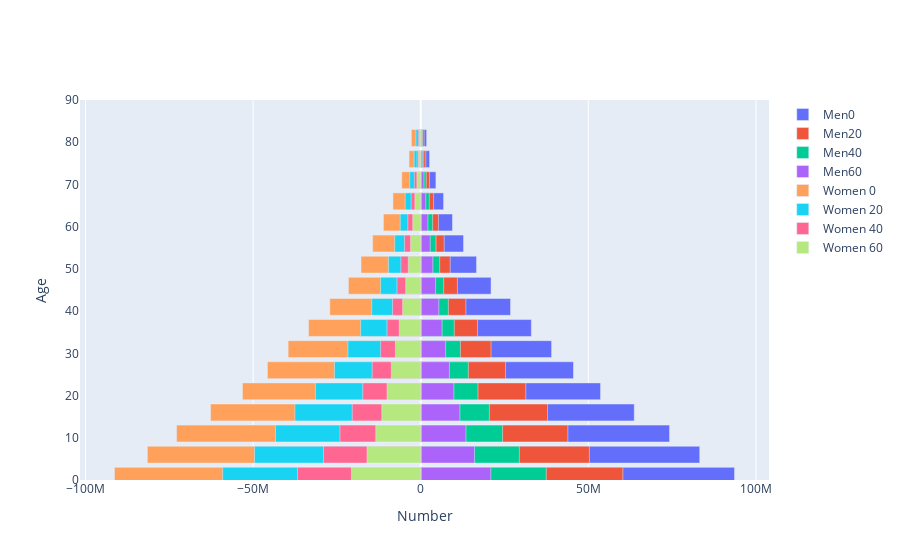

Notebook source saved alongside this figure:
### Code cell
#[#B] Population Pyramid
    #Function that takes a population distributed by age group as a DataFrame and returns a population pyramid

def plot_pyramid(df):
    layout = go.Layout(barmode='overlay',
                       yaxis=go.layout.YAxis(range=[0, 90], title='Age'),
                       xaxis=go.layout.XAxis(title='Number'))
    years = range(0,62,20)
    bins = [go.Bar(x = df.iloc[year,:][1:].filter(regex="male").values,
                   y = [int(s[:2])+1 for s in age_ranges],
                   orientation='h',
                   name='Men till {:d}'.format(2020 -year),
                   hoverinfo='skip'
                   )
            for year in years]
    bins += [go.Bar(x = -df.iloc[year,:][1:].filter(regex="female").values,
                y=[int(s[:2])+1 for s in age_ranges],
                orientation='h',
                name='Women till {:d}'.format(2020 - year),
                hoverinfo='skip',
               )
             for year in years]
    py.iplot(dict(data=bins, layout=layout))

#Plotting the Sub-Saharan Africa Population as a population pyramid 
plot_pyramid(SSA)

### Figure 1 — Plotly figure (JSON) as saved in the notebook; plotly's stock layout.template omitted (floating-point values rounded to 4 significant figures)
{"data": [{"hoverinfo": "skip", "name": "Men0", "orientation": "h", "type": "bar", "x": [93610818, 83227228, 74225310, 63691873, 53641060, 45571275, 39041806, 33006341, 26793901, 20973827, 16647849, 12776230, 9465953, 6820500, 4530906, 2649502, 1767399, 91365265, 81553304, 72839913, 62692405, 53183014, 45732509, 39557089, 33459186, 27125432, 21571700, 17809252, 14331731, 11138680, 8290597, 5670739, 3492721, 2808182], "y": [1, 6, 11, 16, 21, 26, 31, 36, 41, 46, 51, 56, 61, 66, 71, 76, 81]}, {"hoverinfo": "skip", "name": "Men20", "orientation": "h", "type": "bar", "x": [60290731, 50318390, 43884424, 37831685, 31339257, 25298882, 20967947, 16942198, 13461563, 10938414, 8795223, 6995062, 5283442, 3831376, 2599567, 1523509, 1014935, 59086333, 49590421, 43328832, 37547443, 31420617, 25729070, 21721888, 17926807, 14614579, 11969837, 9634226, 7769403, 6114959, 4634007, 3281130, 1965265, 1429407], "y": [1, 6, 11, 16, 21, 26, 31, 36, 41, 46, 51, 56, 61, 66, 71, 76, 81]}, {"hoverinfo": "skip", "name": "Men40", "orientation": "h", "type": "bar", "x": [37446000, 29423085, 24412761, 20479197, 17081680, 14199834, 11833470, 10010477, 8239736, 6853665, 5647481, 4558090, 3542095, 2560675, 1640728, 888158, 526316, 36769075, 28987542, 24102639, 20426223, 17307230, 14473482, 11960615, 10084117, 8412733, 7092237, 5927163, 4855614, 3847582, 2861540, 1916957, 1098196, 730372], "y": [1, 6, 11, 16, 21, 26, 31, 36, 41, 46, 51, 56, 61, 66, 71, 76, 81]}, {"hoverinfo": "skip", "name": "Men60", "orientation": "h", "type": "bar", "x": [20897333, 16052016, 13488602, 11675648, 9896007, 8553754, 7415094, 6365716, 5384418, 4440097, 3599523, 2830030, 2121470, 1495674, 954542, 524402, 311292, 20681028, 16010755, 13404222, 11619018, 10043758, 8775534, 7564997, 6410720, 5393391, 4480251, 3706412, 3010934, 2374055, 1742929, 1144010, 653784, 419039], "y": [1, 6, 11, 16, 21, 26, 31, 36, 41, 46, 51, 56, 61, 66, 71, 76, 81]}, {"hoverinfo": "skip", "name": "Women 0", "orientation": "h", "type": "bar", "x": [-91365265, -81553304, -72839913, -62692405, -53183014, -45732509, -39557089, -33459186, -27125432, -21571700, -17809252, -14331731, -11138680, -8290597, -5670739, -3492721, -2808182], "y": [1, 6, 11, 16, 21, 26, 31, 36, 41, 46, 51, 56, 61, 66, 71, 76, 81]}, {"hoverinfo": "skip", "name": "Women 20", "orientation": "h", "type": "bar", "x": [-59086333, -49590421, -43328832, -37547443, -31420617, -25729070, -21721888, -17926807, -14614579, -11969837, -9634226, -7769403, -6114959, -4634007, -3281130, -1965265, -1429407], "y": [1, 6, 11, 16, 21, 26, 31, 36, 41, 46, 51, 56, 61, 66, 71, 76, 81]}, {"hoverinfo": "skip", "name": "Women 40", "orientation": "h", "type": "bar", "x": [-36769075, -28987542, -24102639, -20426223, -17307230, -14473482, -11960615, -10084117, -8412733, -7092237, -5927163, -4855614, -3847582, -2861540, -1916957, -1098196, -730372], "y": [1, 6, 11, 16, 21, 26, 31, 36, 41, 46, 51, 56, 61, 66, 71, 76, 81]}, {"hoverinfo": "skip", "name": "Women 60", "orientation": "h", "type": "bar", "x": [-20681028, -16010755, -13404222, -11619018, -10043758, -8775534, -7564997, -6410720, -5393391, -4480251, -3706412, -3010934, -2374055, -1742929, -1144010, -653784, -419039], "y": [1, 6, 11, 16, 21, 26, 31, 36, 41, 46, 51, 56, 61, 66, 71, 76, 81]}], "layout": {"barmode": "overlay", "xaxis": {"title": {"text": "Number"}}, "yaxis": {"range": [0, 90], "title": {"text": "Age"}}}}
